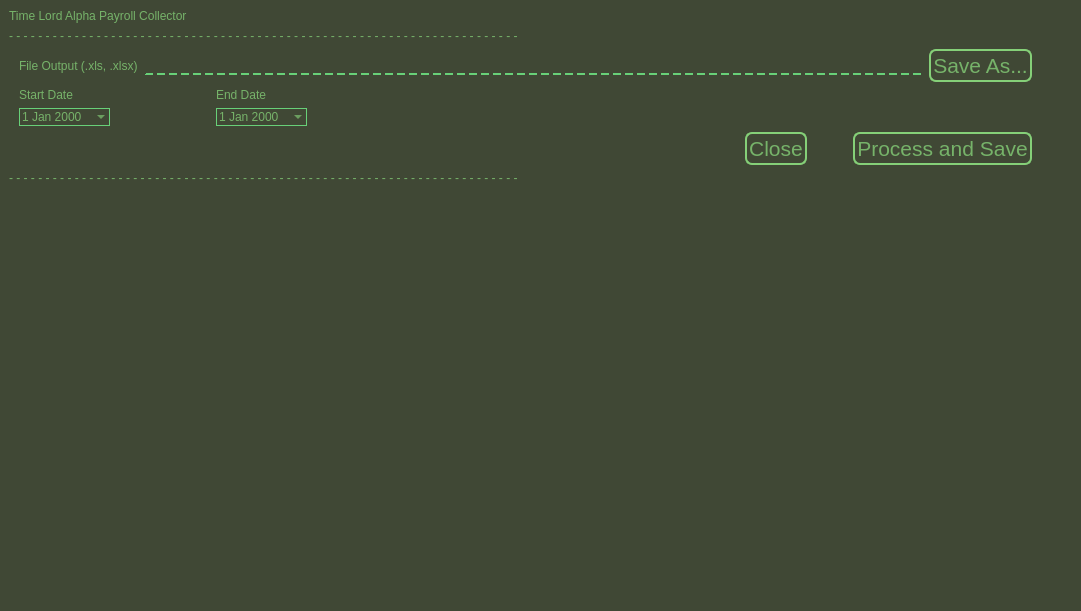
<?xml version="1.0" encoding="UTF-8"?>
<ui version="4.0">
 <class>QuickPayroll</class>
 <widget class="QWidget" name="QuickPayroll">
  <property name="minimumSize">
   <size>
    <width>1081</width>
    <height>611</height>
   </size>
  </property>
  <property name="maximumSize">
   <size>
    <width>1081</width>
    <height>611</height>
   </size>
  </property>
  <property name="windowTitle">
   <string>Time Lord Alpha Payroll Collector</string>
  </property>
  <property name="autoFillBackground">
   <bool>false</bool>
  </property>
  <property name="styleSheet">
   <string notr="true">background-color: rgb(64, 72, 53);
color: rgba(133, 208, 120, 200);
font: 75 16pt &quot;System&quot;;</string>
  </property>
  <widget class="QFrame" name="frame">
   <property name="geometry">
    <rect>
     <x>0</x>
     <y>0</y>
     <width>1081</width>
     <height>612</height>
    </rect>
   </property>
   <property name="minimumSize">
    <size>
     <width>1081</width>
     <height>612</height>
    </size>
   </property>
   <property name="maximumSize">
    <size>
     <width>1081</width>
     <height>612</height>
    </size>
   </property>
   <property name="styleSheet">
    <string notr="true">QFrame {
	image: url(:/elements/elements/Alpha_Monitor_background_drk.png);
	
	border-color: rgb(0, 0, 0);
}</string>
   </property>
   <property name="frameShape">
    <enum>QFrame::NoFrame</enum>
   </property>
   <property name="frameShadow">
    <enum>QFrame::Raised</enum>
   </property>
   <layout class="QVBoxLayout" name="verticalLayout_4">
    <item>
     <layout class="QVBoxLayout" name="verticalLayout_3">
      <item>
       <widget class="QLabel" name="main_title">
        <property name="styleSheet">
         <string notr="true">font: 75 18pt &quot;System&quot;;
image: url(:/elements/elements/pixel.png);
background-color: rgba(83, 91, 74, 0);</string>
        </property>
        <property name="text">
         <string>Time Lord Alpha Payroll Collector</string>
        </property>
        <property name="pixmap">
         <pixmap resource="resources/alpha_monitor_resources.qrc">:/elements/elements/pixel.png</pixmap>
        </property>
       </widget>
      </item>
      <item>
       <widget class="QLabel" name="dashed_line">
        <property name="styleSheet">
         <string notr="true">font: 16pt &quot;MS Shell Dlg 2&quot;;
background-color: rgba(83, 91, 74, 0);
image: url(:/elements/elements/pixel.png);</string>
        </property>
        <property name="text">
         <string>- - - - - - - - - - - - - - - - - - - - - - - - - - - - - - - - - - - - - - - - - - - - - - - - - - - - - - - - - - - - - - - - - - - - - -</string>
        </property>
       </widget>
      </item>
      <item>
       <layout class="QHBoxLayout" name="horizontalLayout">
        <item>
         <spacer name="horizontalSpacer_7">
          <property name="orientation">
           <enum>Qt::Horizontal</enum>
          </property>
          <property name="sizeType">
           <enum>QSizePolicy::Maximum</enum>
          </property>
          <property name="sizeHint" stdset="0">
           <size>
            <width>10</width>
            <height>20</height>
           </size>
          </property>
         </spacer>
        </item>
        <item>
         <widget class="QLabel" name="file_output_label">
          <property name="styleSheet">
           <string notr="true">
background-color: rgba(83, 91, 74, 0);
image: url(:/bg/pixel.png);</string>
          </property>
          <property name="text">
           <string>File Output (.xls, .xlsx)</string>
          </property>
         </widget>
        </item>
        <item>
         <widget class="QLineEdit" name="file_output">
          <property name="styleSheet">
           <string notr="true">
QLineEdit {
    border: 2px dashed rgb(64, 72, 53);
	border-bottom-color: rgb(104, 208, 120);
    padding: 0 8px;
	background-color: rgba(64, 72, 53, 0);
	image: url(:/bg/pixel.png);
    selection-background-color: rgb(104, 208, 120);
}</string>
          </property>
          <property name="frame">
           <bool>false</bool>
          </property>
         </widget>
        </item>
        <item>
         <widget class="QPushButton" name="file_output_btn">
          <property name="font">
           <font>
            <family>System</family>
            <pointsize>16</pointsize>
            <weight>9</weight>
            <italic>false</italic>
            <bold>false</bold>
           </font>
          </property>
          <property name="autoFillBackground">
           <bool>false</bool>
          </property>
          <property name="styleSheet">
           <string notr="true">QPushButton{
	background-color: rgb(83, 91, 74);
	border-style: solid;
	border-width: 2px;
	image: url(:/bg/pixel.png);
	background-color: rgba(83, 91, 74, 0);
	border-color: rgb(133, 208, 120);
	border-radius: 7px;
	padding: 2px;
}</string>
          </property>
          <property name="text">
           <string>Save As...</string>
          </property>
          <property name="flat">
           <bool>true</bool>
          </property>
         </widget>
        </item>
        <item>
         <spacer name="horizontalSpacer">
          <property name="orientation">
           <enum>Qt::Horizontal</enum>
          </property>
          <property name="sizeType">
           <enum>QSizePolicy::Maximum</enum>
          </property>
          <property name="sizeHint" stdset="0">
           <size>
            <width>40</width>
            <height>20</height>
           </size>
          </property>
         </spacer>
        </item>
       </layout>
      </item>
      <item>
       <layout class="QHBoxLayout" name="horizontalLayout_2">
        <item>
         <spacer name="horizontalSpacer_3">
          <property name="orientation">
           <enum>Qt::Horizontal</enum>
          </property>
          <property name="sizeType">
           <enum>QSizePolicy::Maximum</enum>
          </property>
          <property name="sizeHint" stdset="0">
           <size>
            <width>10</width>
            <height>20</height>
           </size>
          </property>
         </spacer>
        </item>
        <item>
         <layout class="QVBoxLayout" name="verticalLayout">
          <item>
           <widget class="QLabel" name="start_date_label">
            <property name="styleSheet">
             <string notr="true">
background-color: rgba(83, 91, 74, 0);
image: url(:/bg/pixel.png);</string>
            </property>
            <property name="text">
             <string>Start Date</string>
            </property>
           </widget>
          </item>
          <item>
           <widget class="QDateEdit" name="start_date">
            <property name="styleSheet">
             <string notr="true">border: 1px solid rgb(104, 208, 120);
background-color: rgba(83, 91, 74, 0);
image: url(:/bg/pixel.png);</string>
            </property>
            <property name="frame">
             <bool>false</bool>
            </property>
            <property name="calendarPopup">
             <bool>true</bool>
            </property>
           </widget>
          </item>
         </layout>
        </item>
        <item>
         <spacer name="horizontalSpacer_2">
          <property name="orientation">
           <enum>Qt::Horizontal</enum>
          </property>
          <property name="sizeType">
           <enum>QSizePolicy::Maximum</enum>
          </property>
          <property name="sizeHint" stdset="0">
           <size>
            <width>100</width>
            <height>20</height>
           </size>
          </property>
         </spacer>
        </item>
        <item>
         <layout class="QVBoxLayout" name="verticalLayout_2">
          <item>
           <widget class="QLabel" name="end_date_label">
            <property name="styleSheet">
             <string notr="true">
background-color: rgba(83, 91, 74, 0);
image: url(:/bg/pixel.png);</string>
            </property>
            <property name="text">
             <string>End Date</string>
            </property>
           </widget>
          </item>
          <item>
           <widget class="QDateEdit" name="end_date">
            <property name="styleSheet">
             <string notr="true">border: 1px solid rgb(104, 208, 120);
background-color: rgba(83, 91, 74, 0);
image: url(:/bg/pixel.png);</string>
            </property>
            <property name="frame">
             <bool>false</bool>
            </property>
            <property name="calendarPopup">
             <bool>true</bool>
            </property>
           </widget>
          </item>
         </layout>
        </item>
        <item>
         <spacer name="horizontalSpacer_4">
          <property name="orientation">
           <enum>Qt::Horizontal</enum>
          </property>
          <property name="sizeHint" stdset="0">
           <size>
            <width>40</width>
            <height>20</height>
           </size>
          </property>
         </spacer>
        </item>
       </layout>
      </item>
      <item>
       <layout class="QHBoxLayout" name="horizontalLayout_3">
        <item>
         <spacer name="horizontalSpacer_5">
          <property name="orientation">
           <enum>Qt::Horizontal</enum>
          </property>
          <property name="sizeHint" stdset="0">
           <size>
            <width>40</width>
            <height>20</height>
           </size>
          </property>
         </spacer>
        </item>
        <item>
         <widget class="QPushButton" name="cancel_btn">
          <property name="font">
           <font>
            <family>System</family>
            <pointsize>16</pointsize>
            <weight>9</weight>
            <italic>false</italic>
            <bold>false</bold>
           </font>
          </property>
          <property name="autoFillBackground">
           <bool>false</bool>
          </property>
          <property name="styleSheet">
           <string notr="true">QPushButton{
	background-color: rgba(83, 91, 74, 0);
	image: url(:/bg/pixel.png);
	border-style: solid;
	border-width: 2px;
	border-color: rgb(133, 208, 120);
	border-radius: 7px;
	padding: 2px;
}</string>
          </property>
          <property name="text">
           <string>Close</string>
          </property>
          <property name="flat">
           <bool>true</bool>
          </property>
         </widget>
        </item>
        <item>
         <spacer name="horizontalSpacer_6">
          <property name="orientation">
           <enum>Qt::Horizontal</enum>
          </property>
          <property name="sizeType">
           <enum>QSizePolicy::Maximum</enum>
          </property>
          <property name="sizeHint" stdset="0">
           <size>
            <width>40</width>
            <height>20</height>
           </size>
          </property>
         </spacer>
        </item>
        <item>
         <widget class="QPushButton" name="process_btn">
          <property name="font">
           <font>
            <family>System</family>
            <pointsize>16</pointsize>
            <weight>9</weight>
            <italic>false</italic>
            <bold>false</bold>
           </font>
          </property>
          <property name="autoFillBackground">
           <bool>false</bool>
          </property>
          <property name="styleSheet">
           <string notr="true">QPushButton{
	background-color: rgba(83, 91, 74, 0);
	image: url(:/bg/pixel.png);
	border-style: solid;
	border-width: 2px;
	border-color: rgb(133, 208, 120);
	border-radius: 7px;
	padding: 2px;
}</string>
          </property>
          <property name="text">
           <string>Process and Save</string>
          </property>
          <property name="flat">
           <bool>true</bool>
          </property>
         </widget>
        </item>
        <item>
         <spacer name="horizontalSpacer_8">
          <property name="orientation">
           <enum>Qt::Horizontal</enum>
          </property>
          <property name="sizeType">
           <enum>QSizePolicy::Maximum</enum>
          </property>
          <property name="sizeHint" stdset="0">
           <size>
            <width>40</width>
            <height>20</height>
           </size>
          </property>
         </spacer>
        </item>
       </layout>
      </item>
      <item>
       <widget class="QLabel" name="dashed_line_2">
        <property name="styleSheet">
         <string notr="true">font: 16pt &quot;MS Shell Dlg 2&quot;;
background-color: rgba(83, 91, 74, 0);
image: url(:/bg/pixel.png);</string>
        </property>
        <property name="text">
         <string>- - - - - - - - - - - - - - - - - - - - - - - - - - - - - - - - - - - - - - - - - - - - - - - - - - - - - - - - - - - - - - - - - - - - - -</string>
        </property>
       </widget>
      </item>
      <item>
       <widget class="QTableWidget" name="screen_output">
        <property name="styleSheet">
         <string notr="true">image: url(:/elements/elements/pixel.png);
background-color: rgba(0, 0, 0, 0);</string>
        </property>
        <property name="frameShape">
         <enum>QFrame::NoFrame</enum>
        </property>
        <property name="showGrid">
         <bool>false</bool>
        </property>
        <property name="gridStyle">
         <enum>Qt::NoPen</enum>
        </property>
        <attribute name="horizontalHeaderVisible">
         <bool>false</bool>
        </attribute>
        <attribute name="horizontalHeaderStretchLastSection">
         <bool>false</bool>
        </attribute>
        <attribute name="verticalHeaderVisible">
         <bool>false</bool>
        </attribute>
        <column>
         <property name="text">
          <string>Name</string>
         </property>
        </column>
        <column>
         <property name="text">
          <string>Level</string>
         </property>
        </column>
        <column>
         <property name="text">
          <string>New Column</string>
         </property>
        </column>
        <column>
         <property name="text">
          <string>Sep</string>
         </property>
        </column>
        <column>
         <property name="text">
          <string>Total</string>
         </property>
        </column>
       </widget>
      </item>
     </layout>
    </item>
   </layout>
  </widget>
  <zorder>frame</zorder>
  <zorder>file_output_btn</zorder>
  <zorder>file_output</zorder>
  <zorder>start_date_label</zorder>
  <zorder>start_date</zorder>
  <zorder>end_date_label</zorder>
  <zorder>end_date</zorder>
  <zorder>process_btn</zorder>
  <zorder>cancel_btn</zorder>
  <zorder>file_output_label</zorder>
  <zorder>horizontalSpacer_2</zorder>
  <zorder>horizontalSpacer_3</zorder>
  <zorder>horizontalSpacer_4</zorder>
 </widget>
 <resources>
  <include location="resources/alpha_monitor_resources.qrc"/>
 </resources>
 <connections/>
</ui>
